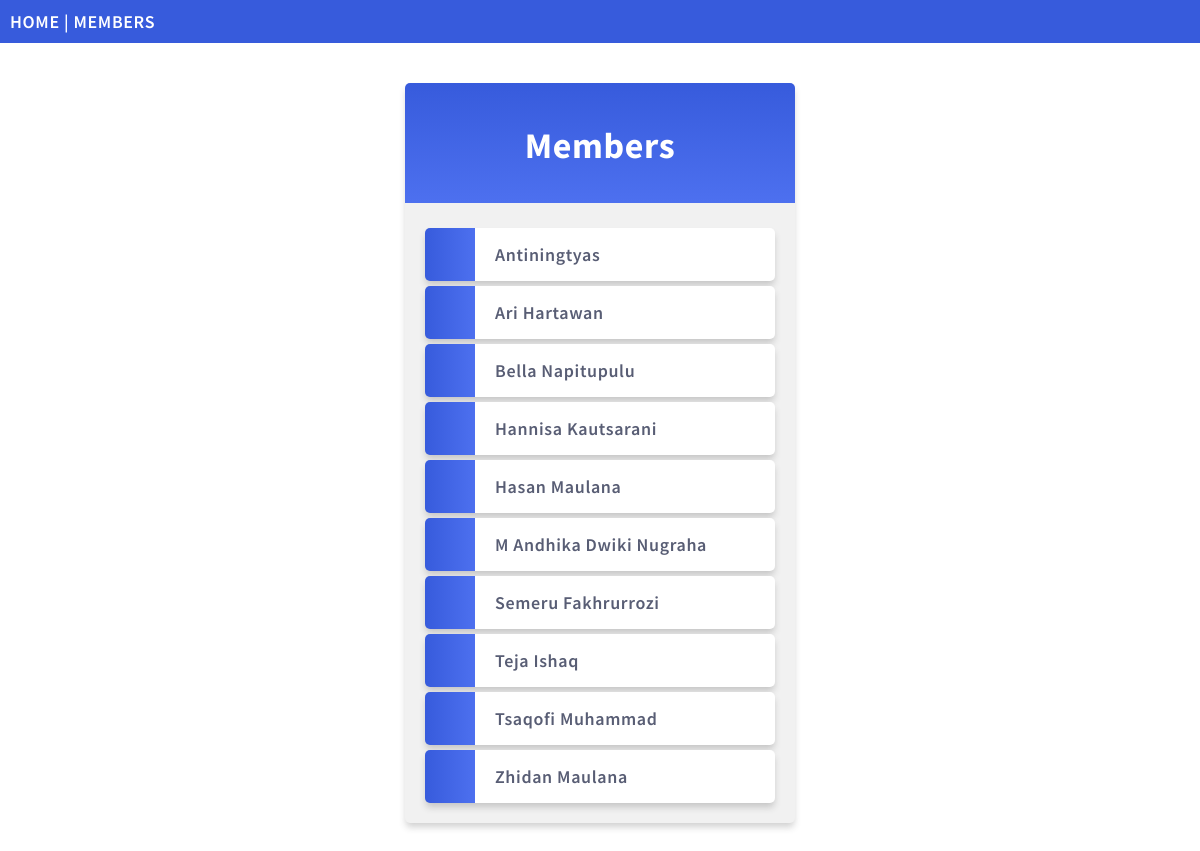
The page /members/ on the database its author committed.
### members/models.py (models this page shows, shortened)
class Member(models.Model):
  firstname = models.CharField(max_length=255)
  lastname = models.CharField(max_length=255)
  homeuniversity = models.CharField(max_length=255, null=True)
  major = models.CharField(max_length=255,null=True)
  slug = models.SlugField(default="", null=False)

### members/views.py (the view)
# urls.py: path('members/', views.members, name='members'),
def members(request):
  mymembers = Member.objects.all().values().order_by('firstname').values()
  template = loader.get_template('all_members.html')
  context = {
    'mymembers': mymembers,
  }
  return HttpResponse(template.render(context, request))

### members/templates/all_members.html (shortened to what this page needs)
{% extends "master.html" %}
{% block content %}
  <div class="mycard">
    <h1>Members</h1>
    <ul>
      {% for x in mymembers %}
        <li onclick="window.location = 'details/{{ x.slug }}'">{{ x.firstname }} {{ x.lastname }}</li>
      {% endfor %}
    </ul>
  </div>
{% endblock %}

### members/templates/master.html (shortened to what this page needs)
{% load static %}
<!DOCTYPE html>
<html>
<head>
  <link rel="stylesheet" href="{% static 'mystyles.css' %}">
</head>
<body>
<div class="topnav">
  <a href="/">HOME</a> |
  <a href="/members">MEMBERS</a>
</div>
{% block content %}
{% endblock %}
</body>
</html>

### mystaticfiles/mystyles.css (style rules this page uses)
body { margin:0; font: 600 18px 'Source Sans Pro', sans-serif; letter-spacing: 0.64px; color: #585d74; }
.topnav { background-color:#375BDC; color:#ffffff; padding:10px; }
.topnav a:link, .topnav a:visited { text-decoration: none; color: #ffffff; }
.mycard { background-color: #f1f1f1; background-image: linear-gradient(to bottom, #375BDC, #4D70EF); background-size: 100% 120px; background-repeat: no-repeat; margin: 40px auto; width: 350px; border-radius: 5px; box-shadow: 0 5px 7px -1px rgba(51, 51, 51, 0.23); padding: 20px; }
.mycard h1 { text-align: center; color:#ffffff; margin:20px 0 60px 0; }
ul { list-style-type: none; padding: 0; margin: 0; }
li { background-color: #ffffff; background-image: linear-gradient(to right, #375BDC, #4D70EF); background-size: 50px 60px; background-repeat: no-repeat; cursor: pointer; transition: transform .25s; border-radius: 5px; box-shadow: 0 5px 7px -1px rgba(51, 51, 51, 0.23); padding: 15px; padding-left: 70px; margin-top: 5px; }
a:link, a:visited { color: #375BDC; }

### rows shown on the page
Member: firstname "Antiningtyas"
Member: firstname "Ari", lastname "Hartawan"
Member: firstname "Bella", lastname "Napitupulu"
Member: firstname "Hannisa", lastname "Kautsarani"
Member: firstname "Hasan", lastname "Maulana"
Member: firstname "M Andhika Dwiki", lastname "Nugraha"
Member: firstname "Semeru", lastname "Fakhrurrozi"
Member: firstname "Teja", lastname "Ishaq"
Member: firstname "Tsaqofi", lastname "Muhammad"
Member: firstname "Zhidan", lastname "Maulana"
